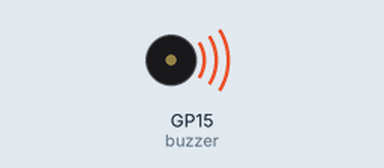
The program below on a simulated Raspberry Pi Pico running MicroPython. On the bench: buzzer (waves = sounding).

Above: at 0.2 s.
At 5.95 s:
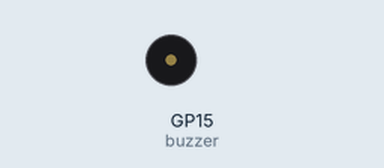
Timing chart, 0 to 6.2 s (numbered marks = the images above):
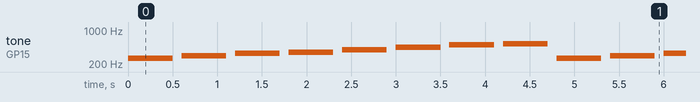

Measured:
- by itself, tone on GP15 (buzzer): repeats every 4.8 s: silent 0.10 s, 294 Hz 0.50 s, silent 0.10 s, 329 Hz 0.50 s, silent 0.10 s, 349 Hz 0.50 s, silent 0.10 s, 392 Hz 0.50 s, silent 0.10 s, 440 Hz 0.50 s, silent 0.10 s, 493 Hz 0.50 s, silent 0.10 s, 523 Hz 0.50 s, silent 0.10 s, 261 Hz 0.50 s

The program:

S25_Melodies_Player.py
```python
# File: main.py
# Author: Armstrong Subero
# Platform: Raspberry Pi Pico (RP2040) with MicroPython
# Program: S25_Simple_Music_Player
# Interpreter: MicroPython (latest version)
# Program Version: 1.0
#
# Program Description: This program plays simple music using a buzzer connected
#                      to the Raspberry Pi Pico. It generates different tones
#                      by varying the frequency of the PWM signal sent to the buzzer.
#
# Hardware Description:
#    Buzzer connected to GPIO 15 via a PWM-capable pin.
#
# Created: August 28th, 2024, 1:14 PM
# Last Updated: August 28th, 2024, 1:14 PM

from machine import Pin, PWM
import utime

# Define the buzzer pin
buzzer = PWM(Pin(15))

# Define a dictionary of notes and their frequencies in Hertz (Hz)
notes = {
    'C4': 261,
    'D4': 294,
    'E4': 329,
    'F4': 349,
    'G4': 392,
    'A4': 440,
    'B4': 493,
    'C5': 523
}

# Define the melody to play (sequence of notes)
melody = [
    ('C4', 0.5),
    ('D4', 0.5),
    ('E4', 0.5),
    ('F4', 0.5),
    ('G4', 0.5),
    ('A4', 0.5),
    ('B4', 0.5),
    ('C5', 0.5)
]

def play_tone(note, duration):
    # Set the frequency of the buzzer to the note's frequency
    buzzer.freq(notes[note])
    buzzer.duty_u16(32768)  # Set duty cycle to 50% (middle of 0-65535 range)
    utime.sleep(duration)   # Play the note for the specified duration
    buzzer.duty_u16(0)      # Turn off the buzzer
    utime.sleep(0.1)        # Short delay between notes

def play_melody(melody):
    # Play each note in the melody
    for note, duration in melody:
        play_tone(note, duration)

while True:
    # Play the melody
    play_melody(melody)
```
